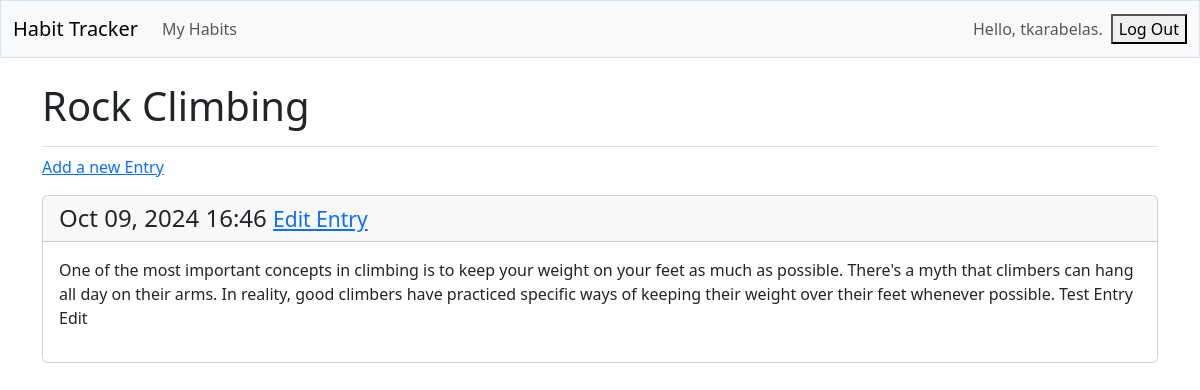
The page /topics/2/ (signed in) on the database its author committed.
### learning_logs/models.py (models this page shows, shortened)
class Topic(models.Model):
    text = models.CharField(max_length=200)
    date_added = models.DateTimeField(auto_now_add=True)
    owner = models.ForeignKey(User, on_delete=models.CASCADE)

class Entry(models.Model):
    topic = models.ForeignKey(Topic, on_delete=models.CASCADE)
    text = models.TextField()
    date_added = models.DateTimeField(auto_now_add=True)
    class Meta:
        verbose_name_plural = 'entries'

### learning_logs/views.py (the view)
# urls.py: path('topics/<int:topic_id>/', views.topic, name='topic'),
@login_required
def topic(request,topic_id):
    topic = Topic.objects.get(id=topic_id)
    if topic.owner != request.user:
        raise Http404
    entries = topic.entry_set.order_by
    context = {'topic': topic, 'entries': entries}
    return render(request, 'learning_logs/topic.html', context)

### learning_logs/templates/learning_logs/topic.html
{% extends 'learning_logs/base.html' %}
{% block page_header %}
<h1>{{ topic.text}}</h1>
{% endblock page_header %}
{% block content %}
<p>
    <a href="{% url 'learning_logs:new_entry' topic.id %}">Add a new Entry</a>
</p>
{% for entry in entries %}
    <div class="card mb-3">
        <h4 class="card-header">
            {{ entry.date_added|date:'M d, Y H:i' }}
            <small><a href="{% url 'learning_logs:edit_entry' entry.id %}">Edit Entry</a></small>
        </h4>
        <div class="card-body"> {{ entry.text|linebreaks }}</div>
    </div>
    {% empty %}
        <p>There are no entries for your Habit yet</p>
    {% endfor %}
{% endblock content %}

### learning_logs/templates/learning_logs/base.html (shortened to what this page needs)
<!DOCTYPE html>
<html lang="en">
<head>
    {% load django_bootstrap5 %}
    {% bootstrap_css %}
</head>
<body>
    <nav class="navbar navbar-expand-md navbar-light bg-light mb-4 border">
        <div class="container-fluid">
            <a class="navbar-brand" href="{% url 'learning_logs:index' %}">Habit Tracker</a>
            <div class="collapse navbar-collapse" id="navbarCollapse">
                <ul class="navbar-nav me-auto mb-2 mb-md-0">
                    <li class="nav-item">
                        <a class="nav-link" href="{% url 'learning_logs:topics' %}">
                            My Habits
                        </a>
                    </li>
                </ul>
                <ul class="navbar-nav ms-auto mb-2 mb-md-0">
                {% if user.is_authenticated %}
                <li class="nav-item">
                    <span class="navbar-text me-2"> Hello, {{ user.username }}.
                    </span></li>
                {% endif %}
                </ul>
                {% if user.is_authenticated %}
                    <form action="{% url 'accounts:logout' %}" method='post'>
                        <button name="submit">Log Out</button>
                    </form>
                {% endif %}
            </div>
        </div>
    </nav>
<main  class="container">
    <div class="pb-2 mb-2 border-bottom">
        {%block page_header %}{% endblock page_header %}
    </div>
    <div>
        {% block content %}{% endblock %}
    </div>
</main>
</body>
</html>

### rows shown on the page
Topic: text "Rock Climbing"
Entry: date_added "Oct 09, 2024 16:46", text "One of the most important concepts in climbing is to keep your weight on your feet as much as possible. There's a myth that climbers can hang all day on their arms. In reality, good climbers have practiced specific ways of keeping their weight over their feet whenever possible. Test Entry Edit"

### other values the page prints
{{ user.username }} "tkarabelas"
